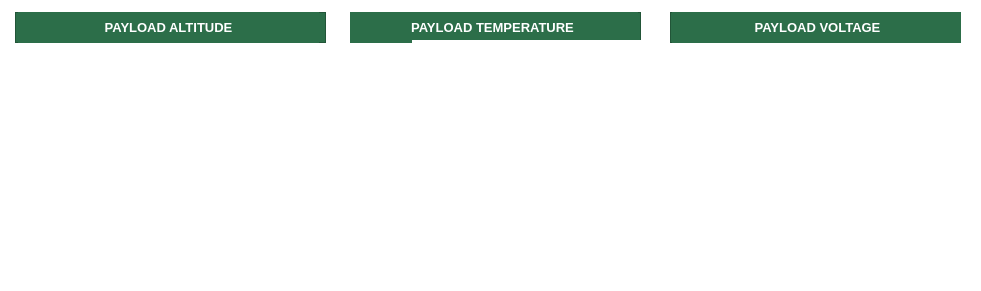
     <widget class="QFrame" name="frame_26">
      <property name="geometry">
       <rect>
        <x>880</x>
        <y>320</y>
        <width>981</width>
        <height>291</height>
       </rect>
      </property>
      <property name="styleSheet">
       <string notr="true">background-color: transparent;</string>
      </property>
      <property name="frameShape">
       <enum>QFrame::StyledPanel</enum>
      </property>
      <property name="frameShadow">
       <enum>QFrame::Raised</enum>
      </property>
      <widget class="QFrame" name="frame_33">
       <property name="geometry">
        <rect>
         <x>15</x>
         <y>12</y>
         <width>311</width>
         <height>31</height>
        </rect>
       </property>
       <property name="baseSize">
        <size>
         <width>0</width>
         <height>0</height>
        </size>
       </property>
       <property name="styleSheet">
        <string notr="true">background-color: rgb(44, 110, 73);</string>
       </property>
       <property name="frameShape">
        <enum>QFrame::StyledPanel</enum>
       </property>
       <property name="frameShadow">
        <enum>QFrame::Raised</enum>
       </property>
       <property name="lineWidth">
        <number>1</number>
       </property>
       <property name="midLineWidth">
        <number>0</number>
       </property>
       <widget class="QLabel" name="label_23">
        <property name="geometry">
         <rect>
          <x>3</x>
          <y>-5</y>
          <width>301</width>
          <height>41</height>
         </rect>
        </property>
        <property name="styleSheet">
         <string notr="true">color: rgb(255, 255, 255);</string>
        </property>
        <property name="text">
         <string>&lt;html&gt;&lt;head/&gt;&lt;body&gt;&lt;p align=&quot;center&quot;&gt;&lt;span style=&quot; font-size:10pt; font-weight:700;&quot;&gt;PAYLOAD ALTITUDE&lt;/span&gt;&lt;/p&gt;&lt;/body&gt;&lt;/html&gt;</string>
        </property>
       </widget>
      </widget>
      <widget class="QCustomPlot" name="spAltitude" native="true">
       <property name="geometry">
        <rect>
         <x>15</x>
         <y>50</y>
         <width>311</width>
         <height>211</height>
        </rect>
       </property>
      </widget>
      <widget class="bar" name="tempBar" native="true">
       <property name="geometry">
        <rect>
         <x>412</x>
         <y>40</y>
         <width>251</width>
         <height>211</height>
        </rect>
       </property>
       <property name="styleSheet">
        <string notr="true">background-color: rgb(255, 255, 255);</string>
       </property>
      </widget>
      <widget class="QFrame" name="frame_20">
       <property name="geometry">
        <rect>
         <x>350</x>
         <y>12</y>
         <width>291</width>
         <height>31</height>
        </rect>
       </property>
       <property name="baseSize">
        <size>
         <width>0</width>
         <height>0</height>
        </size>
       </property>
       <property name="styleSheet">
        <string notr="true">background-color: rgb(44, 110, 73);</string>
       </property>
       <property name="frameShape">
        <enum>QFrame::StyledPanel</enum>
       </property>
       <property name="frameShadow">
        <enum>QFrame::Raised</enum>
       </property>
       <property name="lineWidth">
        <number>1</number>
       </property>
       <property name="midLineWidth">
        <number>0</number>
       </property>
       <widget class="QLabel" name="label_16">
        <property name="geometry">
         <rect>
          <x>-3</x>
          <y>-5</y>
          <width>291</width>
          <height>41</height>
         </rect>
        </property>
        <property name="styleSheet">
         <string notr="true">color: rgb(255, 255, 255);</string>
        </property>
        <property name="text">
         <string>&lt;html&gt;&lt;head/&gt;&lt;body&gt;&lt;p align=&quot;center&quot;&gt;&lt;span style=&quot; font-size:10pt; font-weight:700;&quot;&gt;PAYLOAD TEMPERATURE&lt;/span&gt;&lt;/p&gt;&lt;/body&gt;&lt;/html&gt;</string>
        </property>
       </widget>
      </widget>
      <widget class="QFrame" name="frame_37">
       <property name="geometry">
        <rect>
         <x>670</x>
         <y>12</y>
         <width>291</width>
         <height>31</height>
        </rect>
       </property>
       <property name="baseSize">
        <size>
         <width>0</width>
         <height>0</height>
        </size>
       </property>
       <property name="styleSheet">
        <string notr="true">background-color: rgb(44, 110, 73);</string>
       </property>
       <property name="frameShape">
        <enum>QFrame::StyledPanel</enum>
       </property>
       <property name="frameShadow">
        <enum>QFrame::Raised</enum>
       </property>
       <property name="lineWidth">
        <number>1</number>
       </property>
       <property name="midLineWidth">
        <number>0</number>
       </property>
       <widget class="QLabel" name="label_31">
        <property name="geometry">
         <rect>
          <x>2</x>
          <y>-5</y>
          <width>291</width>
          <height>41</height>
         </rect>
        </property>
        <property name="styleSheet">
         <string notr="true">color: rgb(255, 255, 255);</string>
        </property>
        <property name="text">
         <string>&lt;html&gt;&lt;head/&gt;&lt;body&gt;&lt;p align=&quot;center&quot;&gt;&lt;span style=&quot; font-size:10pt; font-weight:700;&quot;&gt;PAYLOAD VOLTAGE&lt;/span&gt;&lt;/p&gt;&lt;/body&gt;&lt;/html&gt;</string>
        </property>
       </widget>
      </widget>
      <widget class="QCustomPlot" name="spVoltage" native="true">
       <property name="geometry">
        <rect>
         <x>670</x>
         <y>51</y>
         <width>291</width>
         <height>211</height>
        </rect>
       </property>
      </widget>
      <widget class="QLabel" name="colorbar">
       <property name="geometry">
        <rect>
         <x>400</x>
         <y>50</y>
         <width>281</width>
         <height>221</height>
        </rect>
       </property>
       <property name="styleSheet">
        <string notr="true">background-color: transparent;</string>
       </property>
       <property name="text">
        <string/>
       </property>
      </widget>
      <zorder>frame_33</zorder>
      <zorder>spAltitude</zorder>
      <zorder>frame_20</zorder>
      <zorder>frame_37</zorder>
      <zorder>spVoltage</zorder>
      <zorder>colorbar</zorder>
      <zorder>tempBar</zorder>
     </widget>
